Frame 1 (no input): blank canvas, image omitted
Frame 60 (the mouse pressed at the canvas centre just before this capture): blank canvas, image omitted
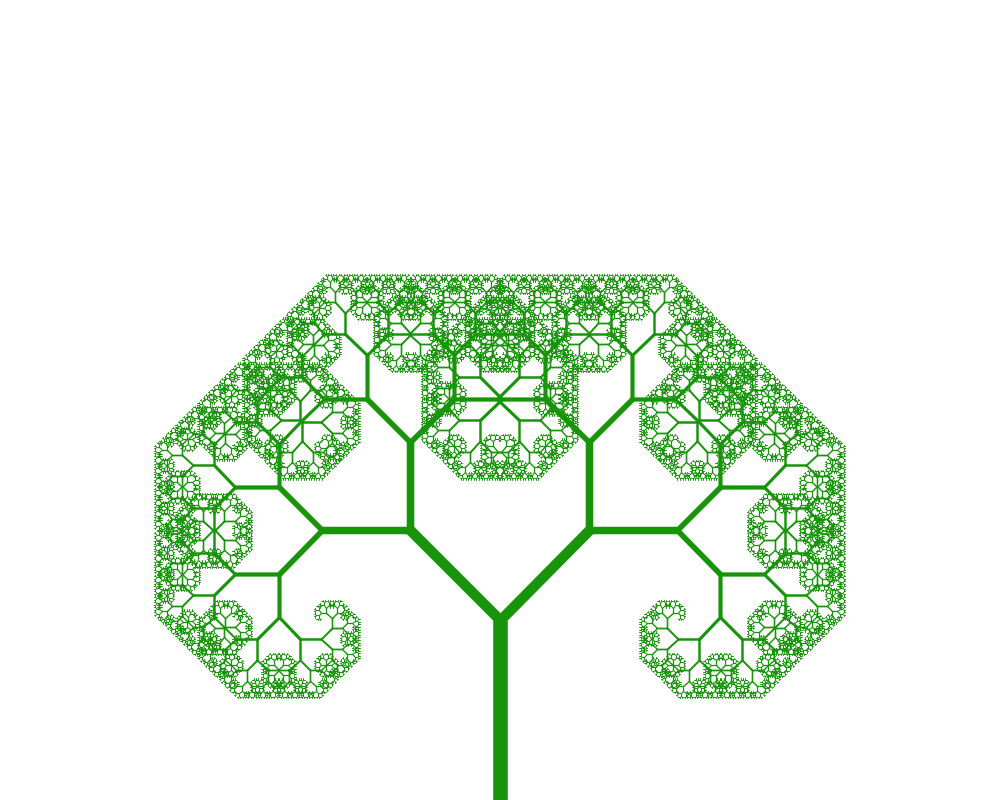
Frame 120 (the mouse held since frame 60 and released just before this capture)

The Processing sketch whose frames 1 and 60 were blank and that drew this single picture after the mouse press (run headless with seeded random() and noise(); from frame 60 on, the mouse is pressed at the canvas centre):

// Processing sketch: fractals
// ── fractals.pde
float theta;   

void setup() {
  size(1000, 800);
  smooth();
}

void draw() {
  background(255);
  // Let's pick an angle 0 to 90 degrees based on the mouse position
  theta = map(mouseX,0,width,0,PI/2);

  // Start the tree from the bottom of the screen
  translate(width/2, height);
  stroke(23, 148, 9);
  branch(180);
}

void branch(float len) {
  // Each branch will be 2/3rds the size of the previous one

  float sw = map(len,2,120,1,10);
  strokeWeight(sw);
      
  line(0, 0, 0, -len);
  // Move to the end of that line
  translate(0, -len);

  len *= 0.70;
  // All recursive functions must have an exit condition!!!!
  // Here, ours is when the length of the branch is 2 pixels or less
  if (len > 1) {
    pushMatrix();    // Save the current state of transformation (i.e. where are we now)
    rotate(theta);   // Rotate by theta
    branch(len);       // Ok, now call myself to draw two new branches!!
    popMatrix();     // Whenever we get back here, we "pop" in order to restore the previous matrix state

    // Repeat the same thing, only branch off to the "left" this time!
    pushMatrix();
    rotate(-theta);
    branch(len);
    popMatrix();
  }
}
